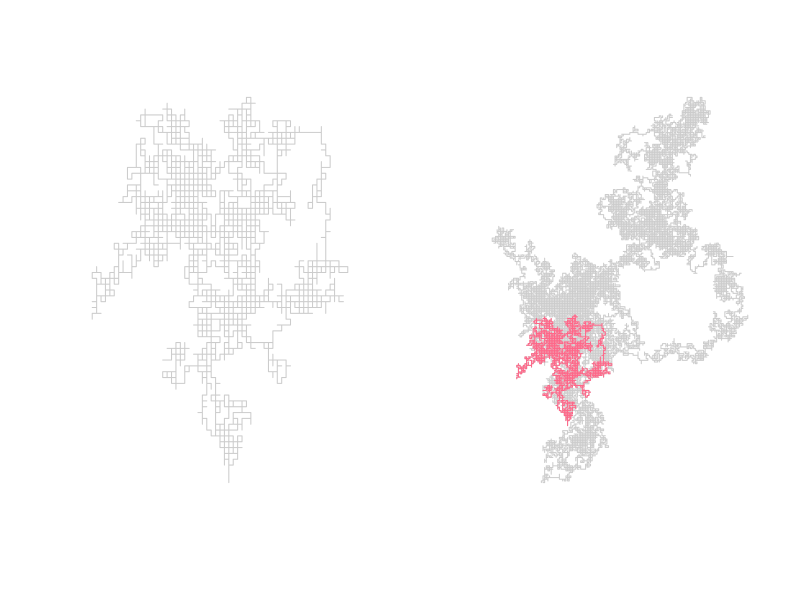
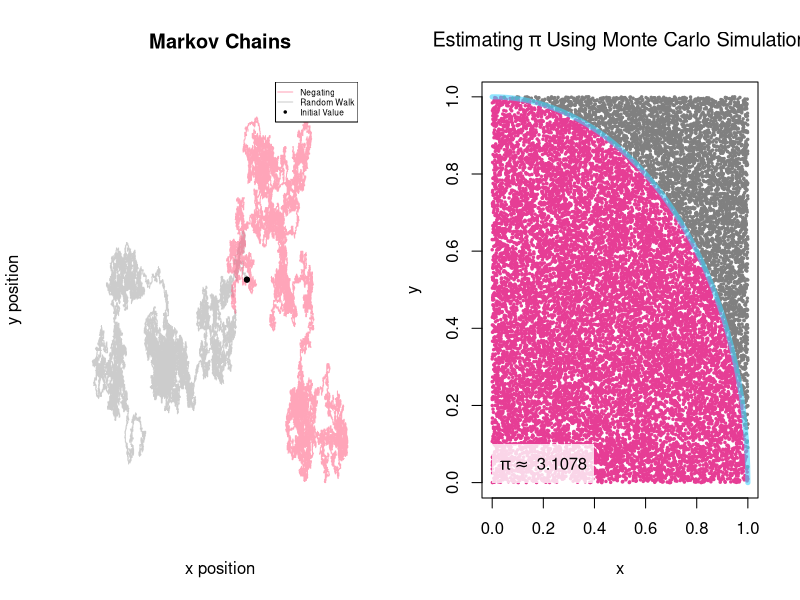
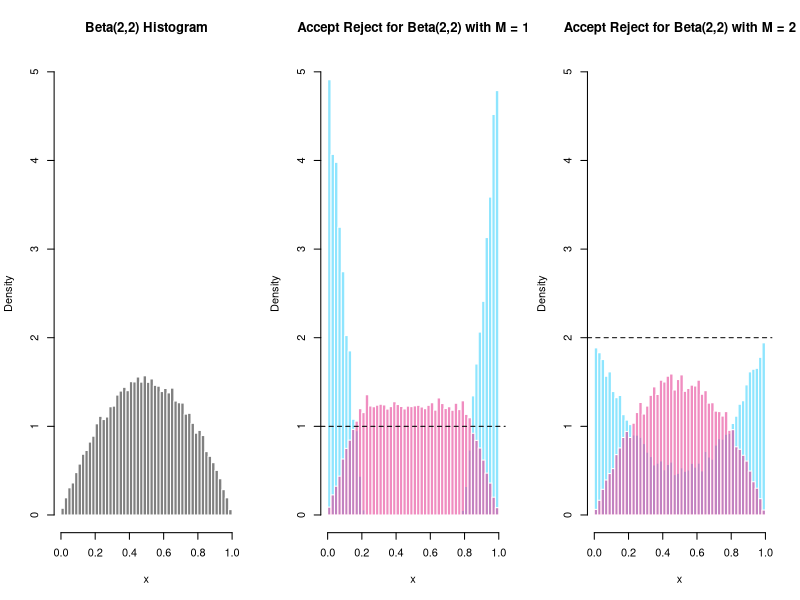
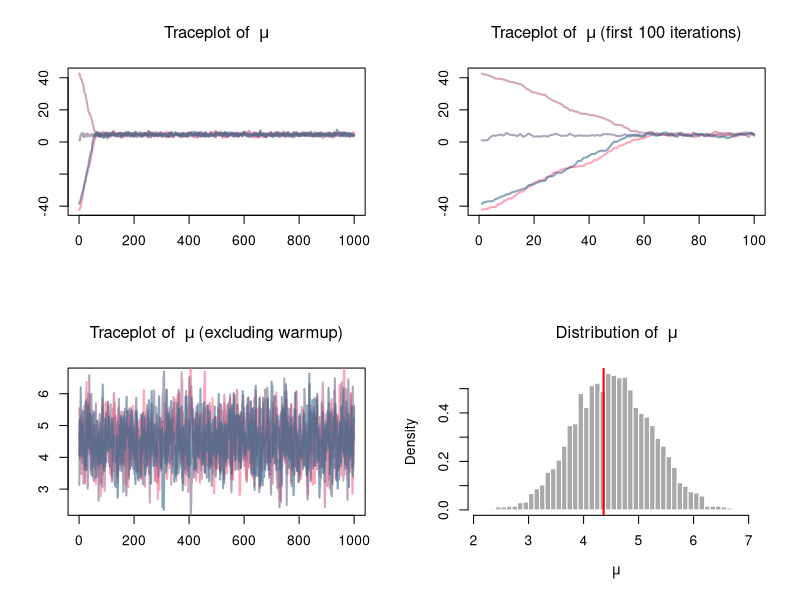
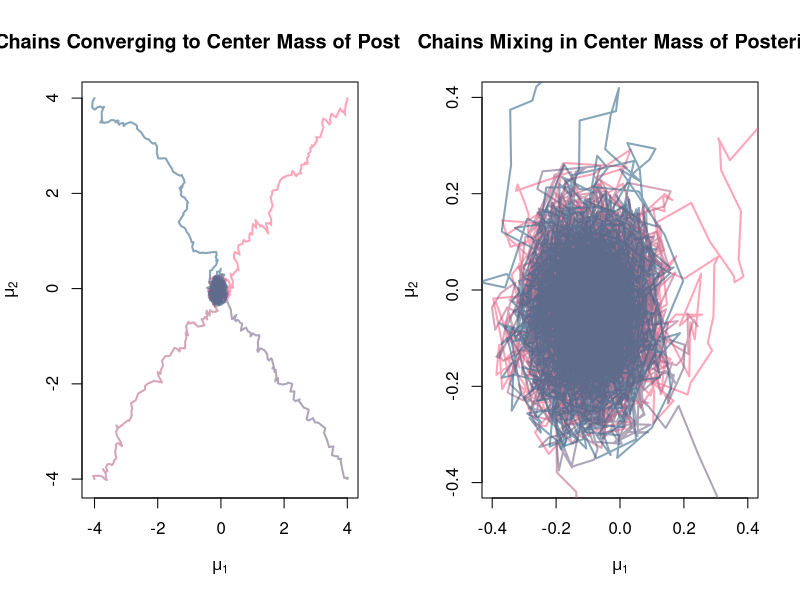
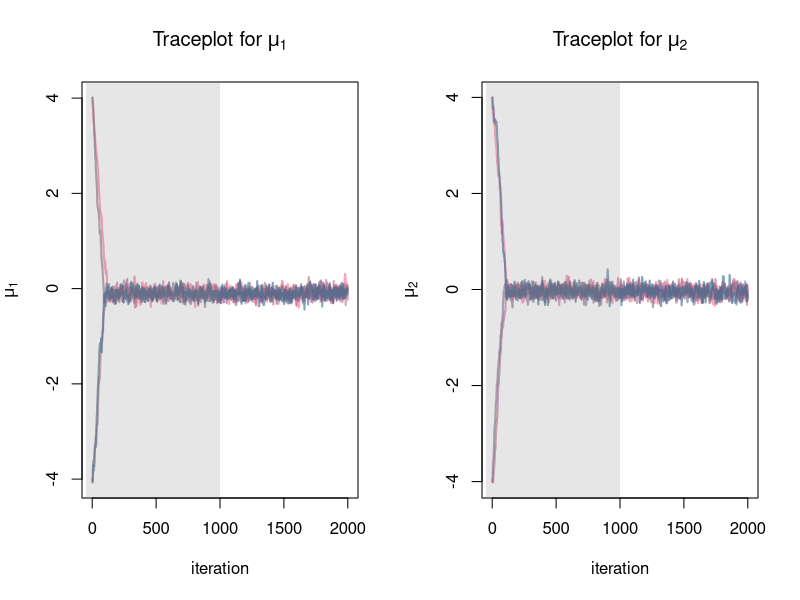
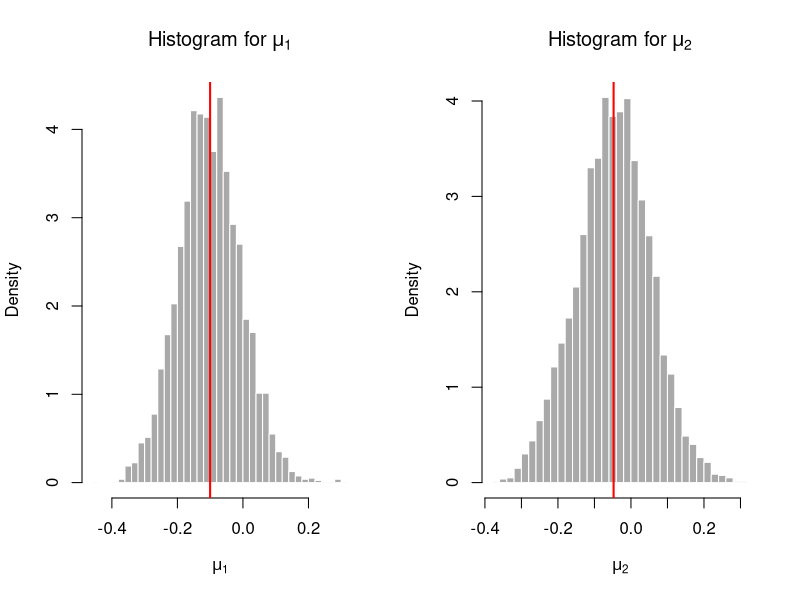
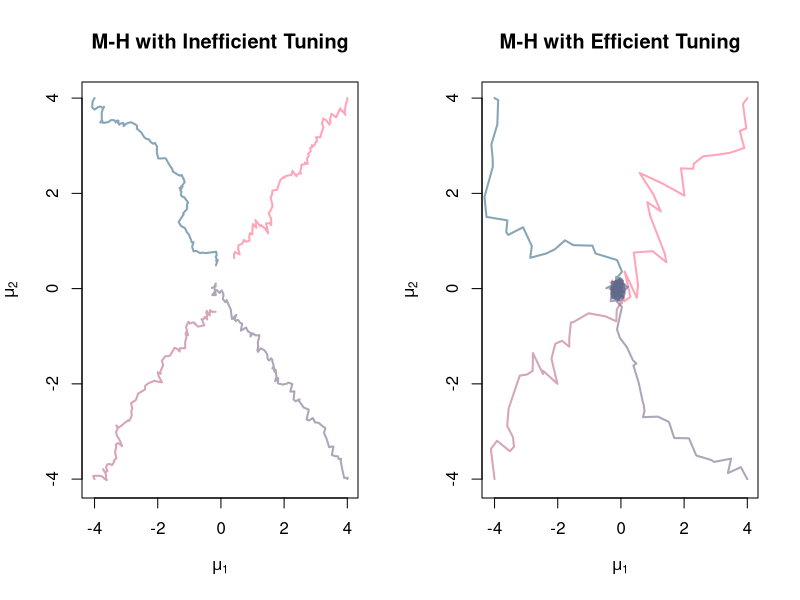

Write R code to recreate these figures, in order.
## ---- chunk 1
knitr::opts_chunk$set(echo = TRUE)
## ---- chunk 2
# RANDOM WALK

loc <- c("up", "down", "left", "right")
dat <- matrix(NA, ncol = 2, nrow = 1e5/2)
dat[1,] <- c(0,0)

for(i in 2:nrow(dat)) {
  rand <- sample(loc, 1, prob = rep(0.25,4))
  if(rand == "up") {
    dat[i,] <- c(0,1) + dat[i-1,]
  }
  else if(rand == "down") {
    dat[i,] <- c(0,-1) + dat[i-1,]
  }
  else if(rand == "left") {
    dat[i,] <- c(1,0) + dat[i-1,]
  }
  else if(rand == "right") {
    dat[i,] <- c(-1,0) + dat[i-1,]
  }
  else {
    dat[i,] <- c(NA,NA)
  }
}
## ---- chunk 3
par(mfrow=c(1,2))
plot(dat[1:5e3,1], dat[1:5e3,2], col = rgb(125, 125, 125, alpha = 100, max = 255),
     type = "l", bty = "n", yaxt = "n", xaxt = "n", xlab = "", ylab = "")
plot(dat[,1], dat[,2], type = "l", bty = "n", yaxt = "n", xaxt = "n", xlab = "", ylab = "",
     col = rgb(125, 125, 125, alpha = 100, max = 255))
lines(dat[1:5e3,1], dat[1:5e3,2], col = "#ff6688")
## ---- chunk 4
# MARKOV CHAIN FUNCTION

#' Construct a Markov Chain governing movement through 2D space
#' @param transition_matrix A symmetric matrix of probabilities. Rows must sum to one.
#' @param iter Number of steps to take over the 2D space.
#' @param init Initial position in the 2D space.
#' @param state Initial state to start the Markov Chain.
#' @return The probabilities (prob) that are used to calculate the movement (move) and the data (dat) that
#' describes the movemement over 2D space.
markov_chain <- function(transition_matrix, iter = 1e3, init = c(0,0), state = c(1,0,0,0)) {
  # setup containers
  dat <- array(NA, c(iter, 2))  
  prob <- array(NA, c(iter,4))
  move <- array(NA, iter)
  # initial parameterizations
  loc <- colnames(transition_matrix)
  dat[1,] <- init
  # loop to contstruct the chain
  for(i in 2:iter) {
    state <- state%*%transition_matrix
    rand <- sample(loc, 1, prob = state)

    prob[i,] <- c(state)
    move[i] <- c(rand)

    if(rand == "up") {
      dat[i,] <- c(0,1) + dat[i-1,]
    }
    else if(rand == "down") {
      dat[i,] <- c(0,-1) + dat[i-1,]
    }
    else if(rand == "left") {
      dat[i,] <- c(-1,0) + dat[i-1,]
    }
    else if(rand == "right") {
      dat[i,] <- c(1,0) + dat[i-1,]
    }
    else {
      dat[i,] <- c(NA,NA)
    }
  }
  # return containers as a list
  return(list("dat" = dat, "prob" = prob, "move" = move))
}
## ---- chunk 5
# MARKOV CHAIN (as a random walk)
trans_prob <- matrix(0.25, ncol = 4, nrow = 4)
colnames(trans_prob) <- row.names(trans_prob) <- c("up", "down", "left", "right")
iter <- 1e5
mc_rw <- markov_chain(trans_prob, iter = iter)

# MARKOV CHAIN (with a negating transition matrix)
trans_prob <- rbind(c(0, 0.9, 0, 0.1),
                    c(0.9, 0, 0.1, 0),
                    c(0.1, 0, 0, 0.9),
                    c(0, 0.1, 0.9, 0))
colnames(trans_prob) <- row.names(trans_prob) <- c("up", "down", "left", "right")
mc <- markov_chain(trans_prob, iter = iter)
## ---- chunk 6
y_range <- range(range(mc$dat[,2]), range(mc_rw$dat[,2]))
x_range <- range(range(mc$dat[,1]), range(mc_rw$dat[,1]))

plot(mc_rw$dat[,1], mc_rw$dat[,2], col = rgb(125, 125, 125, alpha = 100, max = 255), type = "l",
     xaxt = "n", yaxt = "n",
     main = "Markov Chains", xlab = "x position", ylab = "y position",
     xlim = x_range, ylim = y_range,
     bty = "n")
lines(mc$dat[,1], mc$dat[,2], col = rgb(255, 102, 136, alpha = 150, max = 255))
points(mc$dat[1,1], mc$dat[1,2], cex = 1, col = "black", pch = 20)
points(mc_rw$dat[1,1], mc_rw$dat[1,2], cex = 1, col = "black", pch = 20)
legend("topright", c("Negating", "Random Walk", "Initial Value"),
       col = c(rgb(255, 102, 136, alpha = 150, max = 255), rgb(125, 125, 125, alpha = 100, max = 255), "black"),
       lwd = c(1,1,NA), pch = c(NA,NA,20), cex = 0.5)
## ---- chunk 7
first10 <- head(data.frame(mc), n = 10)
colnames(first10)[1:6] <- c("x", "y", colnames(trans_prob))
first10
## ---- chunk 8
circle <- function(x) {
  sqrt(1 - x^2)
}

domain <- seq(0,1, length.out = 1e3)
iter <- 1e4 * 2
accept <- matrix(NA, ncol = 2, nrow = iter)
reject <- matrix(NA, ncol = 2, nrow = iter)
for(i in 1:iter) {
  x <- runif(1, 0, 1)
  y <- runif(1, 0, 1)
  if(x^2 + y^2 <= 1)
    accept[i,] <- c(x,y)
  else
    reject[i,] <- c(x,y)
}
cat('estimate of pi = ', (nrow(na.omit(accept)) / iter) * 4)
## ---- chunk 9
plot(0, type = "n", xlim = range(accept[,1], na.rm = TRUE), ylim = range(accept[,2], na.rm = TRUE),
     main = expression("Estimating" ~ pi ~ "Using Monte Carlo Simulation"),
     xlab = "x", ylab = "y")
points(accept, pch = 20, col = "#e63d95", cex = 0.5)
points(reject, pch = 20, col = "#808080", cex = 0.5)
lines(domain, circle(domain), type = "l", lwd = 5, col = rgb(64, 210, 254, alpha = 150, max = 255))
rect(0, 0, 0.4, 0.1, border = NA, col = rgb(255, 255, 255, alpha = 200, max = 255))
text(0.2,0.05, bquote(pi %~~% ~ .((nrow(na.omit(accept)) / iter) * 4)), col = "black")
## ---- chunk 10
# MONTE CARLO - REJECTION SAMPLING

#' A Rejection Sampling algorithm where proposals are generated from Unif(0,1).
#' @param f Target distribution.
#' @param g Candidate distribution.
#' @param support Support of the target distribution.
#' @param M Bound on the likelihood ratio f/g.
#' @param iter Number of iterations to run the algorithm through (iter = accept + reject).
#' @return A list containing accepted/rejected values.
accept_reject <- function(f, g, support = c(0,1), M = 1, iter = 1e3) {
  out <- list()

  for (i in 1:iter) {
    # containers
    y <- runif(1, support[1], support[2])  # proposal
    u <- runif(1, 0, 1)                    # stochastic condition
    out$y[i] <- y
    out$u[i] <- u
    # likelihood ratio
    ratio <- f(y)/(M*g(y, support[1], support[2]))
    # accept-reject condition
    if(ratio > u)
      out$accept[i] <- y
    else
      out$reject[i] <- y
  }
  return(out)
}
## ---- chunk 11
beta_sample1 <- accept_reject(f = function(x){dbeta(x, 2, 2)},
                             g = function(x, a, b){dunif(x, a, b)},
                             M = 1, iter = 1e4*4)
beta_sample2 <- accept_reject(f = function(x){dbeta(x, 2, 2)},
                              g = function(x, a, b){dunif(x, a, b)},
                              M = 2, iter = 1e4*4)
## ---- chunk 12
cbind("M=1" = table(is.na(beta_sample1$reject)), "M=2" = table(is.na(beta_sample2$reject)))
## ---- chunk 13
par(mfrow=c(1,3))
hist(rbeta(1e4*4, 2, 2), freq = F, breaks = 50, col = "#808080", border = FALSE, ylim = c(0,5),
     main = "Beta(2,2) Histogram", xlab = "x")
hist(na.omit(beta_sample1$reject), freq = F, breaks = 50, col = rgb(64, 210, 254, alpha = 150, max = 255),
     border = FALSE, ylim = c(0,5),
     main = "Accept Reject for Beta(2,2) with M = 1", xlab = "x")
hist(na.omit(beta_sample1$accept), freq = F, breaks = 50, col = rgb(230, 61, 149, alpha = 150, max = 255),
     border = FALSE, ylim = c(0,2), add = T)
abline(h = 1, col = "black", lty = 2)
hist(na.omit(beta_sample2$reject), freq = F, breaks = 50, col = rgb(64, 210, 254, alpha = 150, max = 255),
     border = FALSE, ylim = c(0,5),
     main = "Accept Reject for Beta(2,2) with M = 2", xlab = "x")
hist(na.omit(beta_sample2$accept), freq = F, breaks = 50, col = rgb(230, 61, 149, alpha = 150, max = 255),
     border = FALSE, ylim = c(0,2), add = T)
abline(h = 2, col = "black", lty = 2)
## ---- chunk 14
# METROPOLIS ALGORITHM

# 1. generate x* from g(x_{n}) (where g is a symmetric candidate distribution, e.g. normal)
# 2. compute the acceptance ratio alpha = f(x*)/f(x_{n}) (where f is the target distribution)
# 3. accept x* with probability min(1, alpha)
# 4. if x* is accepted then collect x_{n+1} = x* else collect x_{n+1} = x_{n}
# 5. repeat

metropolis <- function(f, iter = 1e3, chains = 4, prop_scale = 1) {
  init <- rnorm(chains, 0, 20)
  out <- array(NA, c(iter, chains))
  out[1,] <- init

  # define a function to sample (i.e. accpet/reject)
  sampler <- function(x) {
    alpha <- 0
    u <- 1
    while(alpha < u) {
      u <- runif(1, 0, 1)                   # stochastic criterion
      x_star <- rnorm(1, x, 1 * prop_scale) # proposal distribution
      alpha <- exp(f(x_star)-f(x))          # acceptance ratio
    }
    return(x_star)
  }

  # run the sampler
  for(i in 2:iter) {
    for(j in 1:chains) {
      out[i,j] <- sampler(out[i-1,j])       # accepting x* or x_n
    }
  }

  out
}
## ---- chunk 15
dat <- rnorm(1, rnorm(10, 5, 5), 1)
post_func <- function(x) {
  lik <- sum(dnorm(dat, x, 1, log = T))
  prior <- dnorm(x, 5, 1, log = T)
  lik + prior
}
## ---- chunk 16
metro <- metropolis(f = post_func, chains = 4, iter = 2e3)
rbind("median of data" =  median(dat),
      "median of met samples" =  median(metro))
## ---- chunk 17
cols <- colorRampPalette(c("#ff6688","#336688"))(4)
cols <- c(rgb(255, 102, 136, alpha = 150, max = 255),
          rgb(187, 102, 136, alpha = 150, max = 255),
          rgb(119, 102, 136, alpha = 150, max = 255),
          rgb(51, 102, 136, alpha = 150, max = 255))

par(mfrow = c(2,2))
# traceplot of full length of chains
plot(0, type = "n", xlab = "", ylab = "", xlim = c(0,1e3), ylim = range(metro),
     main = expression("Traceplot of " ~ mu))
for(i in 1:4){
  lines(metro[1:1e3,i], col = cols[i], lwd = 2)
}
# traceplot of first 100 iterations
plot(0, type = "n", xlab = "", ylab = "", xlim = c(0,100), ylim = range(metro),
     main = expression("Traceplot of " ~ mu ~ "(first 100 iterations)"))
for(i in 1:4){
  lines(metro[1:100,i], col = cols[i], lwd = 2)
}
# traceplot of samples excluding warmup
warmup <- (dim(metro)[1])/2
plot(0, type = "n", xlab = "", ylab = "", xlim = c(0,warmup), ylim = range(metro[-seq(1,warmup),dim(metro)[2]]),
     main = expression("Traceplot of " ~ mu ~ "(excluding warmup)"))
for(i in 1:4){
  lines(metro[-(1:(dim(metro)[1]/2)),i], col = cols[i], lwd = 2)
}
# histogram of mu
hist(metro[-(1:(dim(metro)[1]/2)),], col = "darkgrey", border = FALSE, breaks = 50, freq = FALSE,
     main = expression("Distribution of " ~ mu), xlab = expression(mu))
abline(v = mean(metro), col = "red", lwd =2)
## ---- chunk 18
metropolis_hastings <- function(f, iter = 1e3, chains = 4, init = NULL, prop_scale = 1, prop_loc = c(0,0)) {
  out <- array(NA, c(iter, 2, chains))
  # setup initial values
  for(p in 1:2) {
    if(is.null(init))
      out[1,p,] <- rnorm(chains, 0, 1)
    else
      out[1,p,] <- init[,p]
  }

  prop_covmat <- diag(1,2)*prop_scale

  # create sampler
  sampler <- function(x) {
    alpha <- 0
    u <- 1
    reject <- -1
    while(alpha < u) {
      reject <- reject + 1
      u <- runif(1, 0, 1)
      x_star <- rmvnorm(1, x, prop_covmat)
      alpha <- exp((f(x_star)-f(x)) +
                     (dmvnorm(x, x_star, prop_covmat, log = TRUE) - dmvnorm(x_star, x, prop_covmat, log = TRUE)))
      # cat("alpha = ", alpha, "; ", "u = ", u, "\n")
    }
    return(list("post" = x_star, "reject" = reject))
  }

  # run sampler for each chain
  for(j in 1:chains) {
    cat(":: chain", j, "::","")
    reject <- 0
    for(i in 2:iter) {
      sampler_stuff <- sampler(out[i-1,,j])
      reject <- reject + sampler_stuff$reject
      out[i,,j] <- sampler_stuff$post  # important! the rest is just print aesthetics
      if(i%%(iter/10) == 0)
        cat(".")
      if(i == iter)
        cat("", "accept rate =", iter,"/", reject + iter, "=", round(iter/(reject+iter),4), "\n")

    }
  }

  out
}
## ---- chunk 19
library(mvtnorm)

# parameters and data
covmat <- diag(1,2)
N <- 5
priors <- cbind(rnorm(N, 0, 3), rnorm(N, 0, 3))
dat <- array(NA, c(N, 2))
for(i in 1:N) {
  dat[i,] <- rmvnorm(1, mean = priors[i,], sigma = covmat)
}

# initial values for algorithm
init_val <- rbind(c(1,1),
                  c(-1,-1),
                  c(1,-1),
                  c(-1,1))
init_val <- init_val * 4

# posterior distribution
posterior_func <- function(pars) {
  lik <- sum(dmvnorm(dat, pars, sigma = covmat, log = TRUE))
  prior <- dnorm(pars, 0, 0.1, log = TRUE)
  lik + sum(prior)
}

# run algorithm
metro_hasti <- metropolis_hastings(f = posterior_func,
                                   iter = 2e3, chains = 4, init = init_val,
                                   prop_scale = 0.005, prop_loc = colMeans(dat))
## ---- chunk 20
mean_table <- rbind("mean data" = colMeans(dat), "mean posterior" = rowMeans(colMeans(metro_hasti)))
colnames(mean_table) <- c("mu1", "mu2")
mean_table
## ---- chunk 21
par(mfrow=c(1,2))
plot(0, type = "n", xlim = range(metro_hasti), ylim = range(metro_hasti),
     main = "Chains Converging to Center Mass of Posterior", xlab = expression(mu[1]), ylab = expression(mu[2]))
for(i in 1:4) {
  lines(metro_hasti[,1,i], metro_hasti[,2,i], col = cols[i], lwd = 2)
}
plot(0, type = "n", xlim = c(-0.4,0.4), ylim = c(-0.4,0.4),
     main = "Chains Mixing in Center Mass of Posterior", xlab = expression(mu[1]), ylab = expression(mu[2]))
for(i in 1:4) {
  lines(metro_hasti[,1,i], metro_hasti[,2,i], col = cols[i], lwd = 2)
}
## ---- chunk 22
par(mfrow=c(1,2))
plot(0, type = "n", xlim = c(0,dim(metro_hasti)[1]), ylim = range(metro_hasti[,1,]),
     main = expression("Traceplot for" ~ mu[1]), ylab = expression(mu[1]), xlab = "iteration")
for(i in 1:4) {
  lines(metro_hasti[,1,i], col = cols[i], lwd = 2)
}
rect(-50, range(metro_hasti[,2,])[1]-4, dim(metro_hasti)[1]/2, range(metro_hasti[,2,])[2]+4,
     col = rgb(128,128,128, alpha = 50, max = 255), border = NA)

plot(0, type = "n", xlim = c(0,dim(metro_hasti)[1]), ylim = range(metro_hasti[,2,]),
     main = expression("Traceplot for" ~ mu[2]), ylab = expression(mu[2]), xlab = "iteration")
for(i in 1:4) {
  lines(metro_hasti[,2,i], col = cols[i], lwd = 2)
}
rect(-50, range(metro_hasti[,1,])[1]-4, dim(metro_hasti)[1]/2, range(metro_hasti[,1,])[2]+4,
     col = rgb(128,128,128, alpha = 50, max = 255), border = NA)
## ---- chunk 23
par(mfrow=c(1,2))
warmup <- seq(1,(dim(metro_hasti)[1]/2))
hist(metro_hasti[-warmup,1,], breaks = 40, col = "darkgrey", border = FALSE, freq = FALSE,
     main = expression("Histogram for" ~ mu[1]), xlab = expression(mu[1]))
abline(v = mean(metro_hasti[-warmup,1,]), col = "red", lwd = 2)
hist(metro_hasti[-warmup,2,], breaks = 40, col = "darkgrey", border = FALSE, freq = FALSE,
     main = expression("Histogram for" ~ mu[2]), xlab = expression(mu[2]))
abline(v = mean(metro_hasti[-warmup,2,]), col = "red", lwd = 2)
## ---- chunk 24
metro_hasti_tuned <- metropolis_hastings(f = posterior_func,
                                   iter = 2e3, chains = 4, init = init_val,
                                   prop_scale = 0.1, prop_loc = colMeans(dat))
## ---- chunk 25
par(mfrow=c(1,2))
plot(0, type = "n", xlim = range(metro_hasti), ylim = range(metro_hasti),
     main = "M-H with Inefficient Tuning", xlab = expression(mu[1]), ylab = expression(mu[2]))
for(i in 1:4) {
  lines(metro_hasti[1:100,1,i], metro_hasti[1:100,2,i], col = cols[i], lwd = 2)
}
plot(0, type = "n", xlim = range(metro_hasti), ylim = range(metro_hasti),
     main = "M-H with Efficient Tuning", xlab = expression(mu[1]), ylab = expression(mu[2]))
for(i in 1:4) {
  lines(metro_hasti_tuned[1:100,1,i], metro_hasti_tuned[1:100,2,i], col = cols[i], lwd = 2)
}
## ---- chunk 26
library(mvtnorm)
y <- rmvnorm(100, c(0, 3))
gibbs <- function(y, y_0, iter, rho = 0.5) {
  out <- array(iter, ncol(y))
  out <- unif()
  for(i in 1:iter) {
    mu1 <- rnorm(1, mu2)
    mu2 <- rnorm(1, mu1)
    out(i,) <- cbind(mu1,mu2)
  }
}
